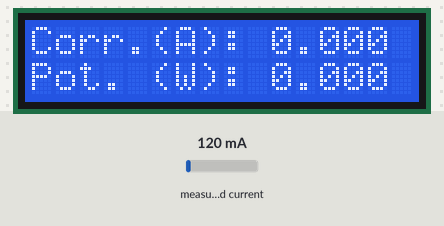
This sketch was run on a simulated Arduino Uno, built with avr-gcc and run on an emulated ATmega328P. Shown: 16×2 character LCD. The test bench sets the inputs (shaded band); at power-on: measured current 120 mA. What the sketch prints to the serial monitor is not drawn.

Above: at 1.3 s.
1.4 s: measured current set to 500 mA
At 2.7 s:
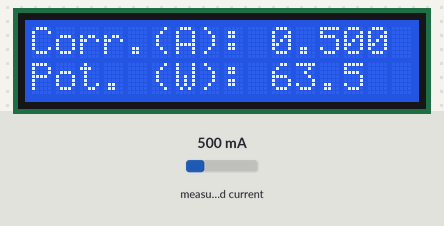
3.1 s: measured current set to 1000 mA
At 4.4 s:
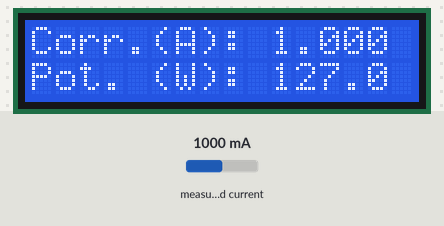
5.4 s: measured current set to 40 mA
At 7.3 s:
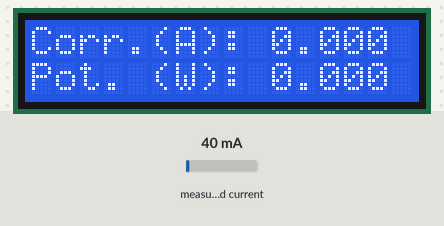
Timing chart, 0 to 8.8 s (numbered marks = the images above; inputs shaded):
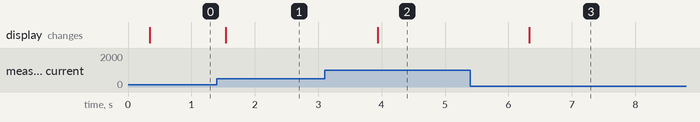

The sketch:

test_potencia.ino
```cpp
#include <Wire.h>
#include <LiquidCrystal_I2C.h>
#include "EmonLib.h"

EnergyMonitor emon1;

//Tensao da rede eletrica
int rede = 127;

//Pino do sensor SCT
int pino_sct = 1;

//Inicializa o display no endereco 0x27
LiquidCrystal_I2C lcd(0x27,16,2);

void setup()
{
  lcd.init();

  lcd.begin(16, 2);
  lcd.clear();
  Serial.begin(9600);
  emon1.current(pino_sct, 27);
  //Informacoes iniciais display
  lcd.setCursor(0,0);
  lcd.print("Corr.(A):");
  lcd.setCursor(0,1);
  lcd.print("Pot. (W):");
}

void loop()
{
  lcd.setBacklight(HIGH);
  double Irms = emon1.calcIrms(1480);
  //Mostra o valor da corrente
  Serial.print("Corrente : ");
  Serial.print(Irms); // Irms
  lcd.setCursor(10,0);
  if(Irms<0.5)
  lcd.print("0.000");
  else
  lcd.print(Irms);

  //Calcula e mostra o valor da potencia
  Serial.print(" Potencia : ");
  Serial.println(Irms*rede);
  lcd.setCursor(10,1);
  lcd.print("      ");
  lcd.setCursor(10,1);
  if(Irms<0.5)
  lcd.print("0.000");
  else
  lcd.print(Irms*rede,1);

  delay(1000);
}
```

Measured:
- after the input at 1.4 s, the display: changes after 0.14 s (image 1)
- after the input at 3.1 s, the display: changes after 0.83 s (image 2)
- after the input at 5.4 s, the display: changes after 0.93 s (image 3)
